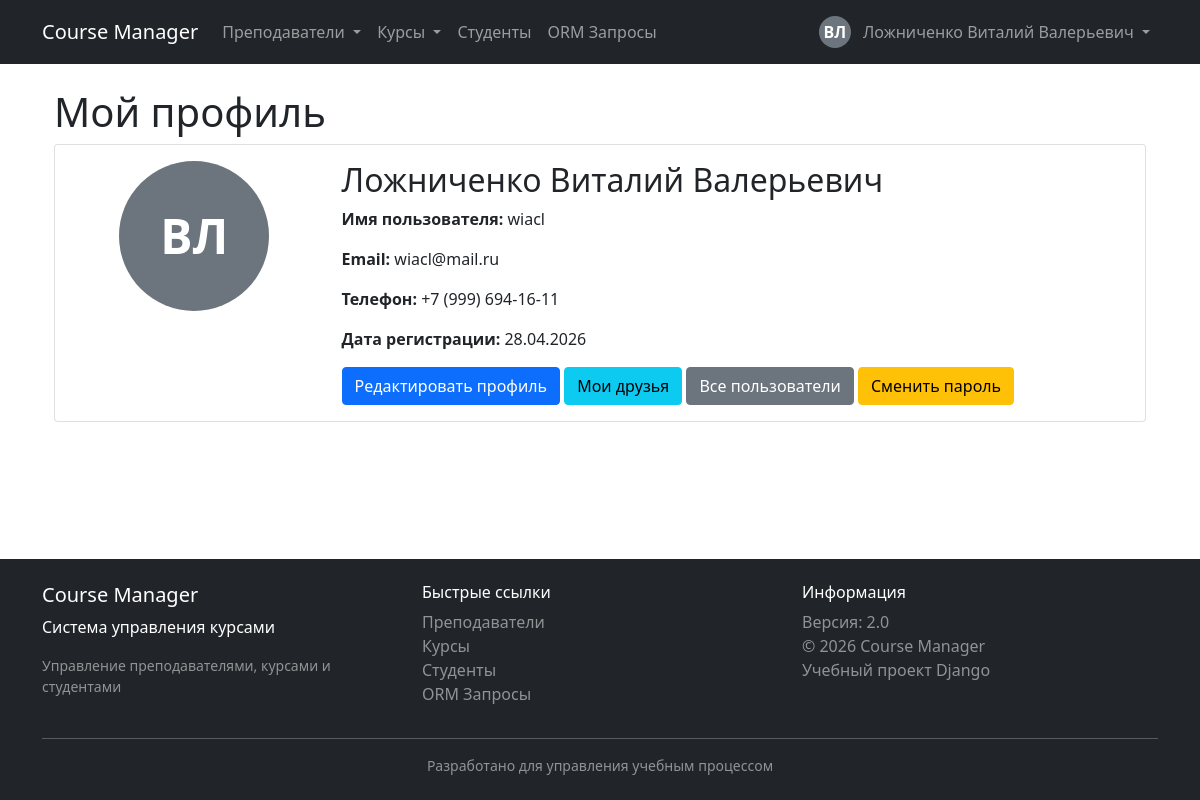
The app's page /profile/ (signed in), older data.
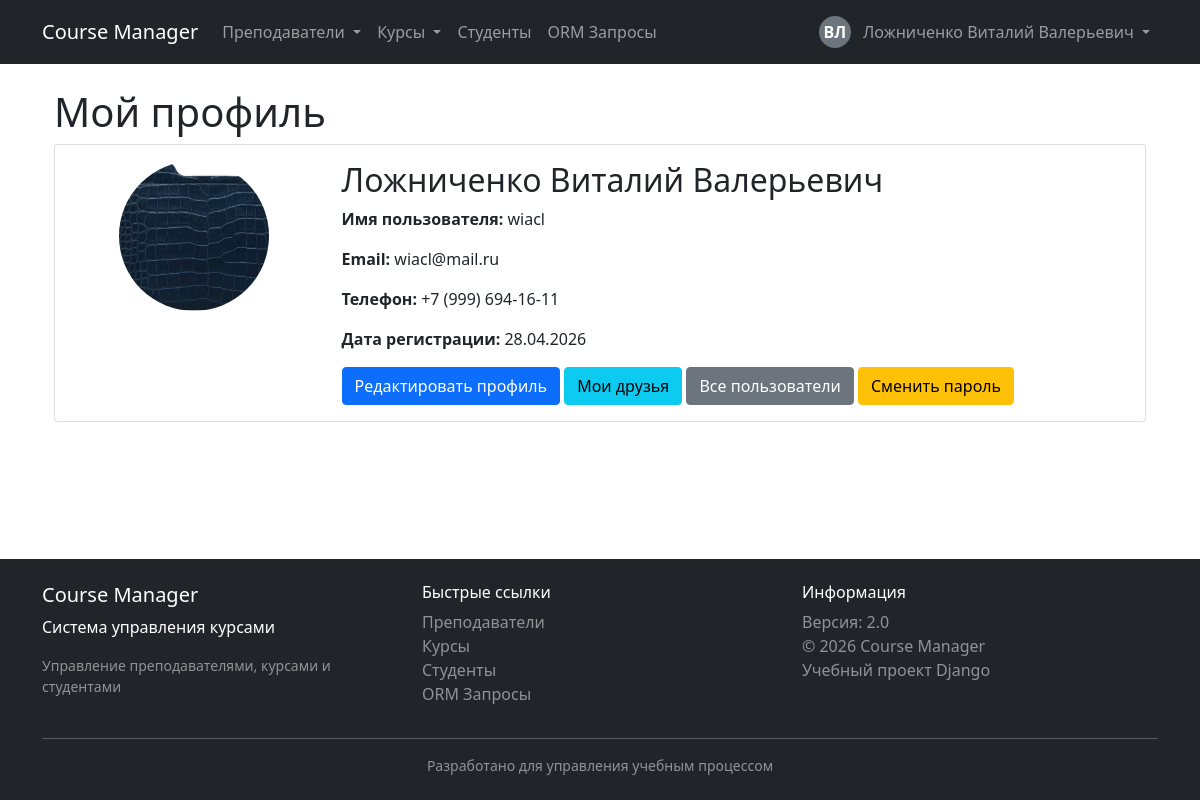
The same page, newer data.
### users/models.py (models this page shows, shortened)
class User(AbstractUser):
    middle_name = models.CharField(
        max_length=50,
        blank=True,
        verbose_name='Отчество'
    )
    phone = models.CharField(
        max_length=20,
        blank=True,
        verbose_name='Телефон',
        help_text='В формате: +7 (999) 123-45-67'
    )
    avatar = models.ImageField(
        upload_to='avatars/',
        blank=True,
        null=True,
        verbose_name='Фото профиля'
    )
    bio = models.TextField(
        max_length=500,
        blank=True,
        verbose_name='О себе'
    )
    friends = models.ManyToManyField(
        'self',
        blank=True,
        verbose_name='Друзья'
    )
    class Meta:
        verbose_name = 'Пользователь'
        verbose_name_plural = 'Пользователи'
        ordering = ['last_name', 'first_name']
    def get_full_name(self):
        full_name = f'{self.last_name} {self.first_name}'
        if self.middle_name:
            full_name += f' {self.middle_name}'
        return full_name

### users/views.py (the view)
# urls.py: path('profile/', views.profile_view, name='profile'),
@login_required
def profile_view(request):
    return render(request, 'users/profile.html', {'user': request.user})

### templates/users/profile.html (shortened to what this page needs)
{% extends 'schedule/base.html' %}
{% block content %}
<div class="container mt-4">
    <h1>Мой профиль</h1>
    <div class="card">
        <div class="card-body">
            <div class="row">
                <div class="col-md-3 text-center">
                    {% if user.avatar %}
                        <img src="{{ user.avatar.url }}"
                            class="rounded-circle"
                            alt="Аватар"
                            style="width: 150px; height: 150px; object-fit: cover;">
                    {% else %}
                        <div class="user-avatar mx-auto mb-3"
                            style="width: 150px; height: 150px; font-size: 48px;">
                            {{ user.first_name|first }}{{ user.last_name|first }}
                        </div>
                    {% endif %}
                </div>
                <div class="col-md-9">
                    <h2>{{ user.get_full_name }}</h2>
                    <p><strong>Имя пользователя:</strong> {{ user.username }}</p>
                    <p><strong>Email:</strong> {{ user.email }}</p>
                    {% if user.phone %}
                        <p><strong>Телефон:</strong> {{ user.phone }}</p>
                    {% endif %}
                    <p><strong>Дата регистрации:</strong> {{ user.date_joined|date:"d.m.Y" }}</p>
                    <div class="mt-3">
                        <a href="{% url 'profile_edit' %}" class="btn btn-primary">Редактировать профиль</a>
                        <a href="{% url 'friends_list' %}" class="btn btn-info">Мои друзья</a>
                        <a href="{% url 'users_list' %}" class="btn btn-secondary">Все пользователи</a>
                        <a href="{% url 'password_change' %}" class="btn btn-warning">Сменить пароль</a>
                    </div>
                </div>
            </div>
        </div>
    </div>
</div>
{% endblock %}

### schedule/templates/schedule/base.html (shortened to what this page needs)
<!DOCTYPE html>
<html lang="ru">
<head>
    <link href="https://cdn.jsdelivr.net/npm/bootstrap@5.1.3/dist/css/bootstrap.min.css" rel="stylesheet">
</head>
<body>
    <header>
        <nav class="navbar navbar-expand-lg navbar-dark bg-dark">
            <div class="container">
                <a class="navbar-brand" href="{% url 'schedule:teacher_list' %}">
                     Course Manager
                </a>
                <div class="collapse navbar-collapse" id="navbarNav">
                    <ul class="navbar-nav me-auto">
                        <li class="nav-item dropdown">
                            <a class="nav-link dropdown-toggle" href="#" role="button" data-bs-toggle="dropdown">
                                 Преподаватели
                            </a>
                        </li>
                        <li class="nav-item dropdown">
                            <a class="nav-link dropdown-toggle" href="#" role="button" data-bs-toggle="dropdown">
                                 Курсы
                            </a>
                        </li>
                        <li class="nav-item">
                            <a class="nav-link" href="{% url 'schedule:student_list' %}">
                                 Студенты
                            </a>
                        </li>
                        <li class="nav-item">
                            <a class="nav-link" href="{% url 'schedule:orm_queries' %}">
                                 ORM Запросы
                            </a>
                        </li>
                    </ul>
                    <ul class="navbar-nav">
                        {% if user.is_authenticated %}
                            <li class="nav-item dropdown">
                                <a class="nav-link dropdown-toggle" href="#" role="button" data-bs-toggle="dropdown">
                                    <div class="user-avatar">
                                        {{ user.first_name|first }}{{ user.last_name|first }}
                                    </div>
                                    {{ user.get_full_name|default:user.username }}
                                </a>
                            </li>
                        {% endif %}
                    </ul>
                </div>
            </div>
        </nav>
    </header>
    <main>
        <div class="container mt-4">
            {% block content %}
            {% endblock %}
        </div>
    </main>
    <footer class="bg-dark text-white mt-5 py-4">
        <div class="container">
            <div class="row">
                <div class="col-md-4">
                    <h5> Course Manager</h5>
                    <p>Система управления курсами</p>
                    <p class="text-white-50 small">Управление преподавателями, курсами и студентами</p>
                </div>
                <div class="col-md-4">
                    <h6>Быстрые ссылки</h6>
                    <ul class="list-unstyled">
                        <li><a href="{% url 'schedule:teacher_list' %}" class="text-white-50 text-decoration-none"> Преподаватели</a></li>
                        <li><a href="{% url 'schedule:course_list' %}" class="text-white-50 text-decoration-none"> Курсы</a></li>
                        <li><a href="{% url 'schedule:student_list' %}" class="text-white-50 text-decoration-none"> Студенты</a></li>
                        <li><a href="{% url 'schedule:orm_queries' %}" class="text-white-50 text-decoration-none"> ORM Запросы</a></li>
                    </ul>
                </div>
                <div class="col-md-4">
                    <h6>Информация</h6>
                    <ul class="list-unstyled">
                        <li><span class="text-white-50"> Версия: 2.0</span></li>
                        <li><span class="text-white-50">© 2026 Course Manager</span></li>
                        <li><span class="text-white-50"> Учебный проект Django</span></li>
                    </ul>
                </div>
            </div>
            <hr class="mt-3">
            <div class="text-center text-white-50 small">
                <span>Разработано для управления учебным процессом</span>
            </div>
        </div>
    </footer>
</body>
</html>

### schedule/templates/schedule/base.html (style rules this page uses)
body { display: flex; flex-direction: column; min-height: 100vh; }
main { flex: 1; }
footer { margin-top: auto; }
.user-avatar { width: 32px; height: 32px; background-color: #6c757d; border-radius: 50%; display: inline-flex; align-items: center; justify-content: center; color: white; font-weight: bold; margin-right: 8px; }

Row changes from the older to the newer data that the page shows:
changed User "Ложниченко Виталий Валерьевич": avatar: picture added; first_name|first "В" → (not shown); avatar empty → "avatars/eb91472e5d5f8c8be2a63ca59fa07d25.png" (drawn); last_name|first "Л" → (not shown)
